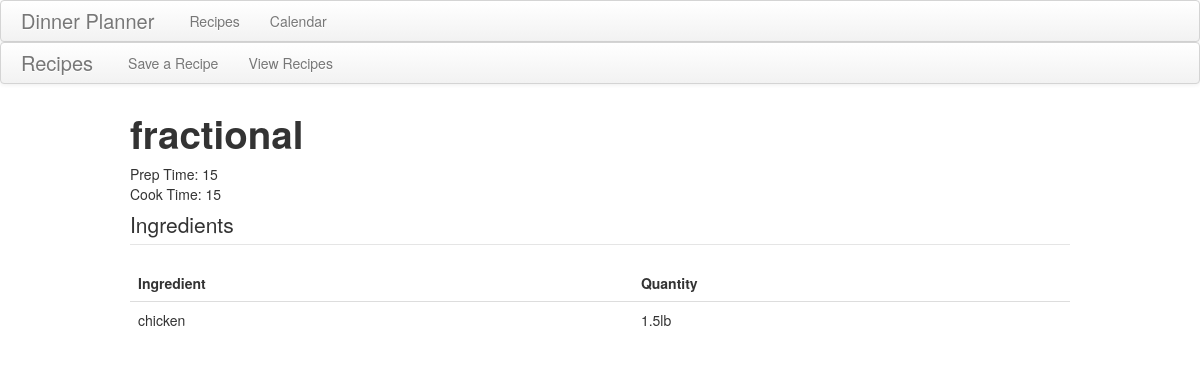
The page /recipes/view/7 on the database its author committed.
### recipes/models.py (models this page shows)
class recipe(models.Model):
	title = models.CharField(max_length = 100)
	prep_time = models.CharField(max_length = 50)
	cook_time = models.CharField(max_length = 50)
	ingredients = models.TextField()

### recipes/views.py (the view)
# urls.py: url(r'^view/(.*)$', views.recipe_view_specific, name='recipe_view_specific'),
def recipe_view_specific(request, params):
	recipe = r.objects.get(pk=params)
	context = {}
	context['recipe'] = recipe
	context['ingredients'] = json.loads(recipe.ingredients)
	return render_to_response('recipe_view_specific.html', context, context_instance = RequestContext(request))

### recipes/templates/recipe_view_specific.html
{% extends 'recipe_template.html' %}
{% block main %}
<h1>{{recipe.title}}</h1>
<div id="prep_time">Prep Time:   {{recipe.prep_time}}</div>
<div id="cook_time">Cook Time:   {{recipe.cook_time}}</div>
<div id="items">
	<legend>Ingredients</legend>
	<table class="table">
		<thead>
			<th>Ingredient</th>
			<th>Quantity</th>
		</thead>
		<tbody>
			{% for ingredient in ingredients %}
				{% for ingred, quant in ingredient.items %}
					<tr>
						<td>{{ingred}}</td>
						<td>{{quant}}</td>
					</tr>
				{% endfor %}
			{% endfor %}
		</tbody>
	</table>
</div>
{% endblock %}

### rows shown on the page
recipe: title "fractional", prep_time "15", cook_time "15"

### other values the page prints
{{ ingred }} "chicken"
{{ quant }} "1.5lb"
